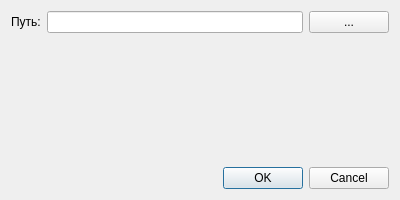
<?xml version="1.0" encoding="UTF-8"?>
<ui version="4.0">
 <class>AddEditDialog</class>
 <widget class="QDialog" name="AddEditDialog">
  <property name="geometry"><rect><x>0</x><y>0</y><width>400</width><height>200</height></rect></property>
  <property name="windowTitle"><string>Добавить/Редактировать</string></property>
  <layout class="QVBoxLayout" name="verticalLayout">
   <item>
    <layout class="QFormLayout" name="formLayout">
     <item row="0" column="0"><widget class="QLabel" name="pathLabel"><property name="text"><string>Путь:</string></property></widget></item>
     <item row="0" column="1">
      <layout class="QHBoxLayout" name="pathLayout">
       <item><widget class="QLineEdit" name="pathEdit"/></item>
       <item><widget class="QPushButton" name="browseBtn"><property name="text"><string>...</string></property></widget></item>
      </layout>
     </item>
    </layout>
   </item>
   <item>
    <widget class="QDialogButtonBox" name="buttonBox">
     <property name="orientation"><enum>Qt::Horizontal</enum></property>
     <property name="standardButtons"><set>QDialogButtonBox::Cancel|QDialogButtonBox::Ok</set></property>
    </widget>
   </item>
  </layout>
 </widget>
 <resources/>
 <connections>
  <connection>
   <sender>buttonBox</sender>
   <signal>accepted()</signal>
   <receiver>AddEditDialog</receiver>
   <slot>accept()</slot>
  </connection>
  <connection>
   <sender>buttonBox</sender>
   <signal>rejected()</signal>
   <receiver>AddEditDialog</receiver>
   <slot>reject()</slot>
  </connection>
 </connections>
</ui>
